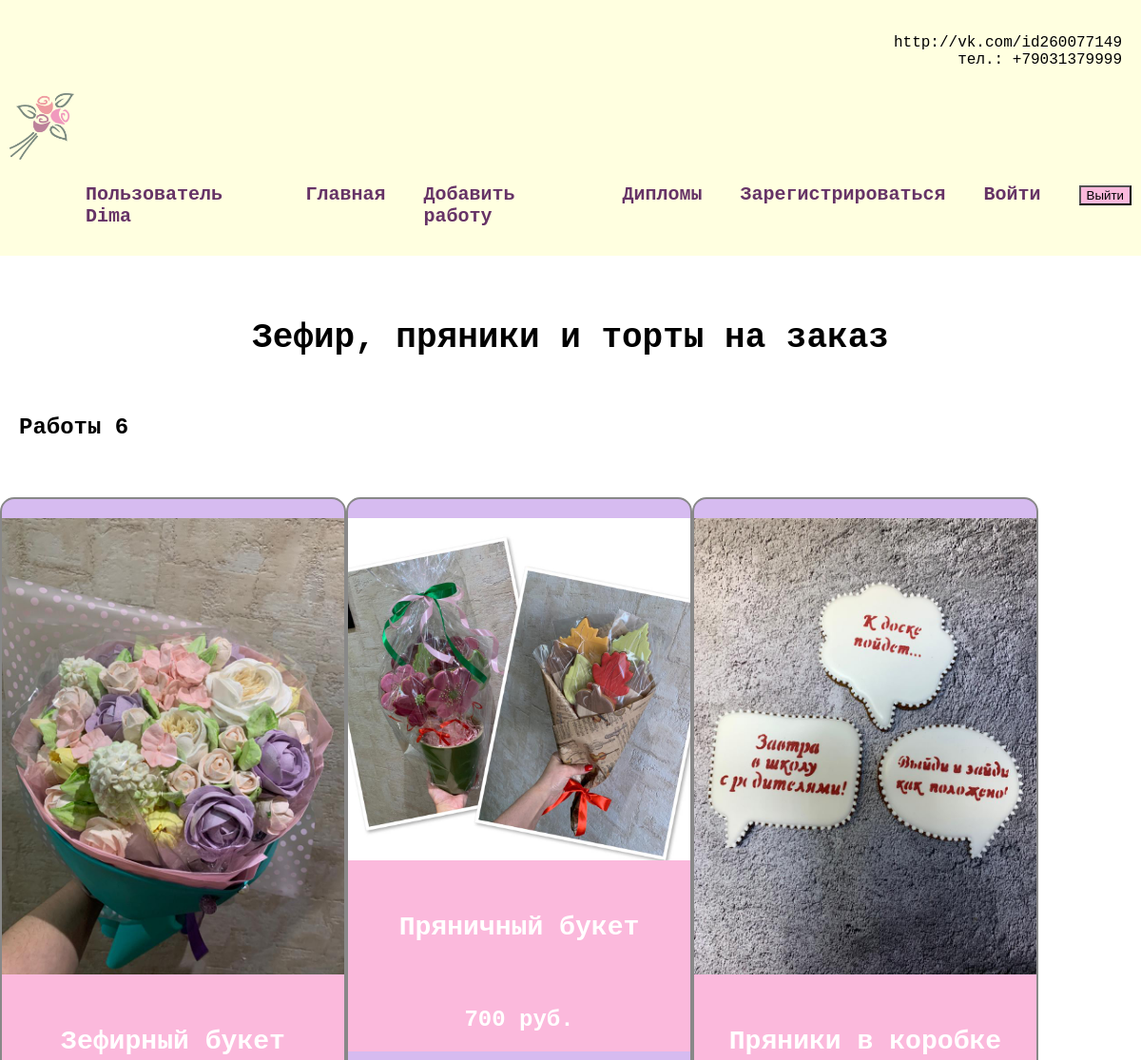
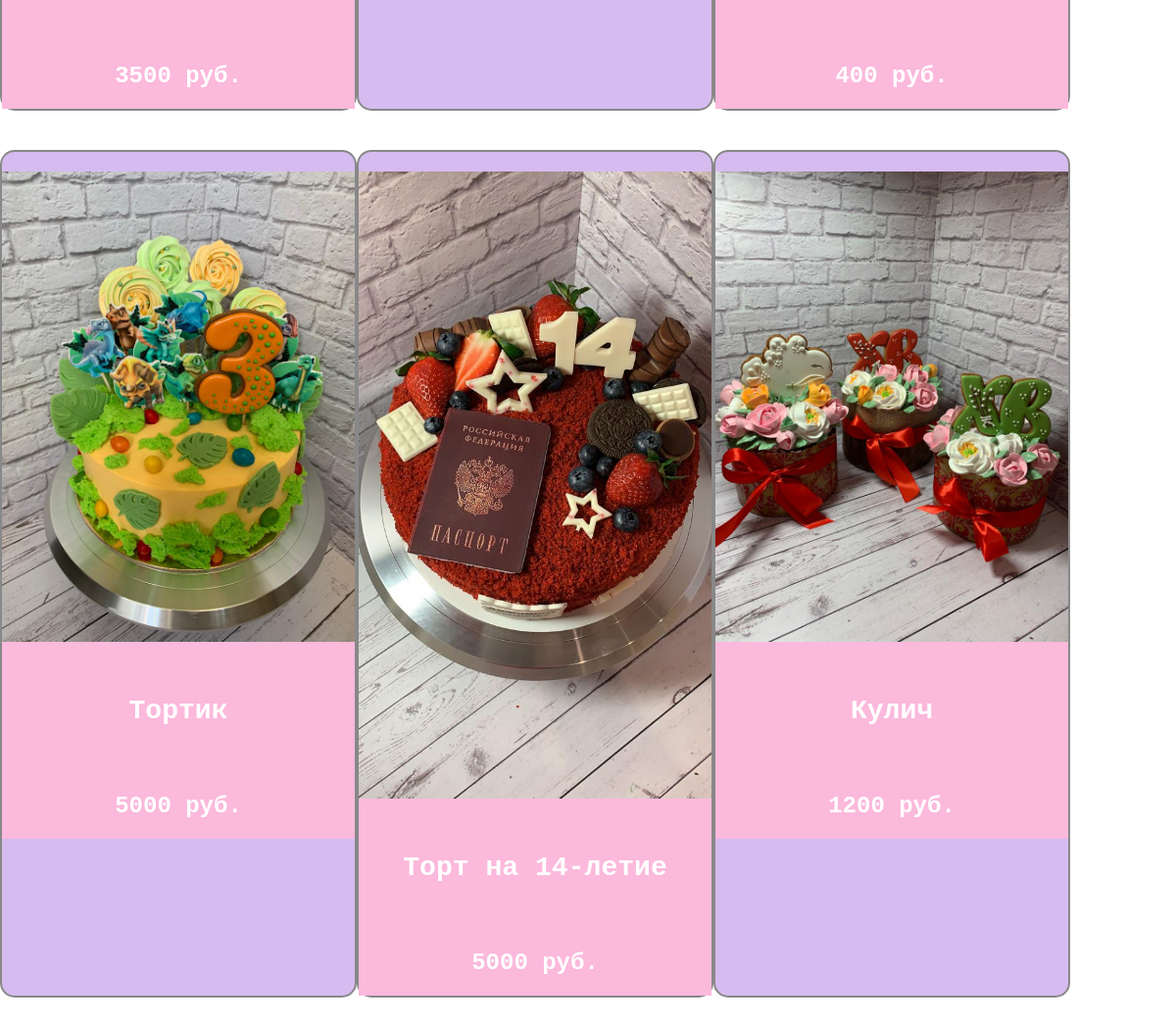
Screenshot of / (signed in) with the database file from the repository (2 pictures, top to bottom).
### sweets/models.py (models this page shows, shortened)
class Catalog(models.Model):
    title = models.CharField(max_length=100)
    picture = models.ImageField(upload_to='media/images/')
    description = models.TextField()
    price = models.IntegerField(null=False)
    date_completed = models.DateTimeField(null=True, blank=True)
    favourite = models.BooleanField(default=False)
    user = models.ForeignKey(User, on_delete=models.CASCADE)

### sweets/views.py (the view)
# urls.py: 2. Add a URL to urlpatterns:  path('', views.home, name='home')
def home(request):
    works = Catalog.objects.all()
    return render(request, 'userpage/home.html', {"works": works})

### sweets/templates/userpage/home.html
{% extends 'userpage/base.html' %}
{% load static %}
{% block content %}
<h1>Зефир, пряники и торты на заказ</h1>
<h2 class="count">Работы {{ works.count }}</h2>
<div class="block">
    {% for work in works %}
    <div class="element">
        <h2 class="top">
            <img src="{{ work.picture }}" alt="{{ work.title }}">
            <a href="{% url 'work' work.id %}"><h3>{{ work.title }}</h3></a>
            <a href="{% url 'work' work.id %}">{{ work.price }} руб.</a>
        </h2>
    </div>
    {% endfor %}
</div>
{% endblock %}

### sweets/templates/userpage/base.html (shortened to what this page needs)
<!DOCTYPE html>
{% load static %}
<html lang="en">
<head>
    <link rel="stylesheet" href="{% static 'css/style.css' %}">
</head>
<body>
{% if user.is_authenticated %}
<div class="menu">
    <div class="contacts">
    <p>
        http://vk.com/id260077149 <br>
        тел.: +79031379999</p>
</div>
    <div class="wrap">
        <div class="logo">
            <a href="{% url 'home' %}">
                <img src="{% static 'styles/logo.png' %}" height="70px" alt="logo">
            </a>
        </div>
        <ul>
            <li class="logo"><a href="">Пользователь {{ user.username }}</a></li>
            <li><a href="{% url 'home' %}">Главная</a></li>
            <li><a href="{% url 'add_work' %}">Добавить работу</a></li>
            <li><a href="{% static 'styles/diploma.jpg' %}" target="_blank">Дипломы</a></li>
            <li><a href="{% url 'signupuser' %}">Зарегистрироваться</a></li>
            <li><a href="{% url 'loginuser' %}">Войти</a></li>
            <li>
                <form action="{% url 'logoutuser' %}" method="post">
                    <button class="top">Выйти</button>
                </form>
            </li>
        </ul>
    </div>
</div>
{% endif %}
<div class="content">
    <div class="wrap">
        {% block content %}
        {% endblock %}
    </div>
</div>
</body>
</html>

### sweets/static/css/style.css (style rules this page uses)
body { font-family: 'Courier New', Courier, monospace, Verdana, Tahoma, sans-serif, sans-serif; padding: 0; margin: 0 auto; background-color: #FFF; }
.wrap { max-width: 1200px; background-color: rgb(251, 185, 220) padding: 20px; box-sizing: border-box; }
.contacts { max-width: 1200px; margin: 0 auto; padding: 10px; box-sizing: border-box; text-align: right; }
.block { display: flex; flex-wrap: wrap; margin-bottom: 60px; }
.element { background-color: #d6bbf0;; flex-basis: 360px; border: 2px solid #888888; margin: 20px 0; text-align: center; padding-top: 20px; justify-content: space-around; border-radius: 15px; }
.block img { max-width: 360px; }
.content h1 { text-align: center; margin: 60px 0 40px; font-size: 36px; }
.top { background: rgb(251, 185, 220); margin: 0; }
.top a { color: #FFF; text-decoration: none; padding: 20px; display: block; }
.blog_text, .count { padding: 20px; box-sizing: border-box; }
.menu { background: lightyellow; padding: 10px; border-bottom: 6px solid #FFF; }
.menu .wrap { display: flex; flex-wrap: wrap; justify-content: space-between; align-items: center; }
.menu ul { display: flex; list-style: none; font-size: 20px; }
.menu li { margin-left: 40px; }
.menu a { color: #663366; font-weight: bold; text-decoration: none; }

### rows the page displays
Catalog: picture (picture), title "Зефирный букет", price "3500"
Catalog: picture (picture), title "Пряничный букет", price "700"
Catalog: picture (picture), title "Пряники в коробке", price "400"
Catalog: picture (picture), title "Тортик", price "5000"
Catalog: picture (picture), title "Торт на 14-летие", price "5000"
Catalog: picture (picture), title "Кулич", price "1200"

### other values shown
{{ user.username }} "Dima"
{{ works.count }} "6"
